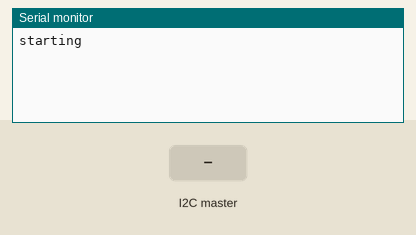
Recording of a sketch running on a simulated Arduino Uno, built with avr-gcc and run on an emulated ATmega328P. Parts: the last lines printed to the serial monitor. The inputs (shaded band) are chosen by the test bench.

Above: at 1.2 s.
1.3 s: the I2C master sends the byte 1
At 1.9 s:
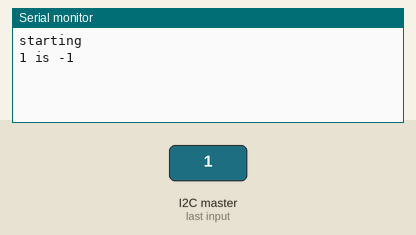
2.8 s: the I2C master sends the byte 0
At 4.2 s:
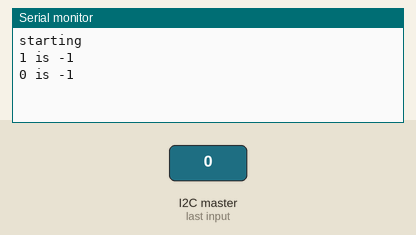

Measured:
- after the input at 1.3 s, the serial monitor: prints a new line at once (image 1)
- after the input at 2.8 s, the serial monitor: prints a new line at once (image 2)

The sketch:

DMXWireSlaveTest.ino
```cpp
#include <Wire.h>

void setup() {
  Wire.begin(8);                // join i2c bus with address #8
  Wire.onReceive(receiveEvent); // register event
  Serial.begin(9600);           // start serial for output
  Serial.println("starting");
}

void loop() {
  delay(100);
}

// function that executes whenever data is received from master
// this function is registered as an event, see setup()
void receiveEvent(int howMany) {
//  while (1 < Wire.available()) { // loop through all but the last
//    char c = Wire.read(); // receive byte as a character
//    Serial.print(c);         // print the character
//  }
  int channel = Wire.read();
  int level = Wire.read();    // receive byte as an integer
  Serial.print(channel);
  Serial.print(" is ");
  Serial.println(level);         // print the integer
}
```
